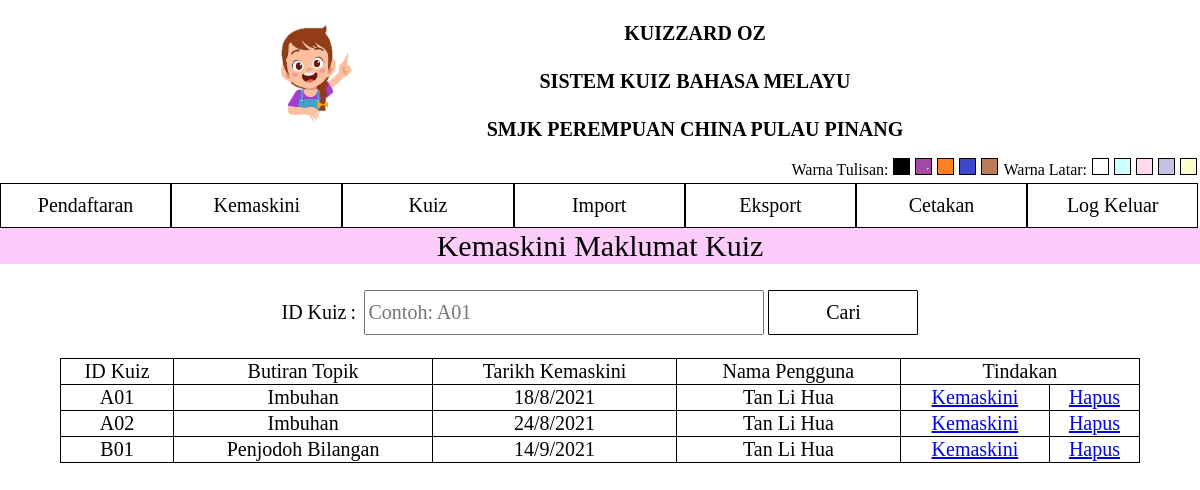
The app's page /KemaskiniKuiz.php (signed in) with its own data.
### tables this page shows
CREATE TABLE `kuiz` (
  `IDKuiz` varchar(10) NOT NULL,
  `IDPengguna` varchar(10) NOT NULL,
  `IDTopik` varchar(3) NOT NULL,
  `TarikhKemaskini` date NOT NULL
);

CREATE TABLE `topik` (
  `IDTopik` varchar(3) NOT NULL,
  `ButiranTopik` varchar(30) NOT NULL
);

CREATE TABLE `pengguna` (
  `IDPengguna` varchar(10) NOT NULL,
  `NamaPengguna` varchar(30) NOT NULL,
  `JenisPengguna` varchar(10) NOT NULL,
  `KataLaluan` varchar(15) NOT NULL,
  `Kelas` varchar(3) NOT NULL
);

### KemaskiniKuiz.php (the view, shortened to what this page needs)
<?php
include("Connection.php");
?>
<html>
	<head>
			<?php
			include("Header.php");
			include("HeaderColorButton.php");
			include("HeaderButton.php");
			?>
	</head>
	<body>
		<table class="table3">
			<tr><td>Kemaskini Maklumat Kuiz</td></tr>
		</table>
		<br>
		<form name="CariIDKuiz" method="POST">
			<table class="table1">
				<tr>
					<td align="right">ID Kuiz</td>
					<td width="10">:</td>
					<td><input type="text" name="IDKuiz"  required placeholder="Contoh: A01"
						pattern="[0-9a-zA-Z ]{0,30}" oninput="this.setCustomValidity('')"
						oninvalid="this.setCustomValidity('Sila masukkan maksimum 30 aksara yang terdiri daripada huruf, nombor atau ruang sahaja!')"></td>
					<td><input type="submit" value="Cari" class="button1" name="submit"></td>
				</tr>
			</table>
		</form>
		<table style="width:90%" class="table2">
			<tr>
				<td>ID Kuiz</td>
				<td>Butiran Topik</td>
				<td>Tarikh Kemaskini</td>
				<td>Nama Pengguna</td>
				<td colspan="2">Tindakan</td>
			</tr>
			<?php
				if(isset($_POST['submit'])){
					$IDKuiz=$_POST['IDKuiz'];
					$sql="SELECT * FROM kuiz INNER JOIN topik ON topik.IDTopik=kuiz.IDTopik
							INNER JOIN pengguna ON pengguna.IDPengguna=kuiz.IDPengguna
							WHERE kuiz.IDKuiz LIKE '%$IDKuiz%'";
				}
				else{
					$sql="SELECT * FROM kuiz INNER JOIN topik ON topik.IDTopik=kuiz.IDTopik
							INNER JOIN pengguna ON pengguna.IDPengguna=kuiz.IDPengguna";
				}
				$result=mysqli_query($sambung,$sql);
				if(mysqli_num_rows($result)==0){
					$ButiranTopik='';
					echo "<tr><td colspan='6'>Tiada rekod dijumpai</td></tr>";
				}else{
					while ($row= mysqli_fetch_array($result)){
			?>
				<tr>
					<td><?php echo $row['IDKuiz'];?></td>
					<td><?php echo $row['ButiranTopik'];?></td>
					<td><?php echo $Date=date("j/n/Y",strtotime($row['TarikhKemaskini']));?></td>
					<td><?php echo $row['NamaPengguna'];?></td>
					<td>
						<a href="KemaskiniSoalanKuiz.php?IDKuiz=<?php echo $row['IDKuiz'];?>
						&IDTopik=<?php echo $row['IDTopik'];?>"> Kemaskini </a>
					</td>
					<td>
						<a href="PengesahanHapusKuiz.php?IDKuiz=<?php echo $row['IDKuiz'];?>
						&IDTopik=<?php echo $row['IDTopik'];?>"> Hapus </a>
					</td>
				</tr>
			<?php
					}
				}
			?>
		</table>
	</body>
</html>

### Header.php (shortened to what this page needs)
<html>
	<head>
		<link rel="stylesheet" type="text/css" href="style.css">
	</head>
	<body text="<?php echo $_SESSION["warnatulisan"];?>" style="background-color: <?php echo $_SESSION["warnalatar"];?>">
		<table style="width:100%;margin-left:auto;margin-right:auto;">
			<tr>
				<td style="width:15%" rowspan=3></td>
				<td style="text-align:right""width:10%" rowspan=3><img src="Logo1.png" alt="logo" width="120" height="140"></td>
				<td style="text-align:center; font-size:150%;font-family:Times New Roman;"><b>KUIZZARD OZ</b></td>
				<td style="width:15%" rowspan=3></td>
			</tr>
			<tr>
				<td nowrap=nowrap style="text-align:center; font-size:150%;font-family:Times New Roman;"><b>SISTEM KUIZ BAHASA MELAYU</b></td>
			</tr>
			<tr>
				<td nowrap=nowrap style="text-align:center; font-size:150%;font-family:Times New Roman;"><b>SMJK PEREMPUAN CHINA PULAU PINANG</b></td>
			</tr>
		</table>
	</body>
</html>

### HeaderColorButton.php (shortened to what this page needs)
<html>
<head>
	<link rel="stylesheet" type="text/css" href="style.css">
</head>
<body>
	<table style="width:100%">
		<tr>
			<td style="text-align:right">
				<a style="font-size:16px">Warna Tulisan:</a>
				<a href="TukarWarnaTulisan.php?nowarna=1"><img src="Black.png" width="15" height="15" style="border:1px solid black"></a>
				<a href="TukarWarnaTulisan.php?nowarna=2"><img src="Purple.png" width="15" height="15" style="border:1px solid black"></a>
				<a href="TukarWarnaTulisan.php?nowarna=3"><img src="Orange.png" width="15" height="15" style="border:1px solid black"></a>
				<a href="TukarWarnaTulisan.php?nowarna=4"><img src="DarkBlue.png" width="15" height="15" style="border:1px solid black"></a>
				<a href="TukarWarnaTulisan.php?nowarna=5"><img src="Brown.png" width="15" height="15" style="border:1px solid black"></a>
				<a style="font-size:16px">Warna Latar:</a>
				<a href="TukarWarnaLatar.php?no=1"><img src="White.png" width="15" height="15" style="border:1px solid black"></a>
				<a href="TukarWarnaLatar.php?no=2"><img src="LightGreen.png" width="15" height="15" style="border:1px solid black"></a>
				<a href="TukarWarnaLatar.php?no=3"><img src="LightPink.png" width="15" height="15" style="border:1px solid black"></a>
				<a href="TukarWarnaLatar.php?no=4"><img src="LightPurple.png" width="15" height="15" style="border:1px solid black"></a>
				<a href="TukarWarnaLatar.php?no=5"><img src="LightYellow.png" width="15" height="15" style="border:1px solid black"></a>
			</td>
		</tr>
	</table>
</body>
</html>

### HeaderButton.php (shortened to what this page needs)
<?php
$JenisPengguna=$_SESSION['JenisPengguna'];
?>
<html>
<head>
</head>
<body>
	<?php
	if($JenisPengguna=='Guru'){
	?>
		<ul>
			<li><a>Pendaftaran<i class="fa fa-caret-down"></i></a>
			</li>
			<li><a>Kemaskini<i class="fa fa-caret-down"></i></a>
			</li>
			<li><a>Kuiz<i class="fa fa-caret-down"></i></a>
			</li>
			<li><a href="Import.php">Import</a></li>
			<li><a href="Eksport.php">Eksport</a></li>
			<li><a href="Cetakan.php">Cetakan</a></li>
			<li><a href="PengesahanLogKeluar.php">Log Keluar</a></li>
		</ul>
	<?php
	}
	?>
</body>
</html>

### Style.css (style rules this page uses)
* { font-size:20px; font-family:Times New Roman; margin-left:auto; margin-right:auto; }
table.table1 td { text-align: left; }
table.table1 { padding:0px; }
table.table2 { border-collapse: collapse; }
table.table2 td { text-align:center; border:1px solid black; border-radius:1px; }
table.table3 { width:100%; border-collapse:collapse; }
table.table3 td { text-align:center; font-size:30px; background-color:#fcccfb }
input[type=text] { height: 45px; width: 400px; text-align:left; }
.button1 { height:45px; width: 150px; font-size: 20; border:groove; color:black; text-align:center; display:inline-block; cursor:pointer; background-color:white; color:black; border:1px solid black; border-radius:1px; }
ul { list-style:none; margin:0; padding:0; }
li { color:black; background:white; display:block; float:left; padding-top:10px; padding-bottom:10px; position:relative; text-decoration:none; border:1px solid black; width:14.1%; text-align:center; }
li a { color:#000000; text-decoration:none; }

### records on screen
kuiz: IDKuiz "A01", IDTopik.ButiranTopik "Imbuhan", TarikhKemaskini "18/8/2021", IDPengguna.NamaPengguna "Tan Li Hua"
kuiz: IDKuiz "A02", IDTopik.ButiranTopik "Imbuhan", TarikhKemaskini "24/8/2021", IDPengguna.NamaPengguna "Tan Li Hua"
kuiz: IDKuiz "B01", IDTopik.ButiranTopik "Penjodoh Bilangan", TarikhKemaskini "14/9/2021", IDPengguna.NamaPengguna "Tan Li Hua"
